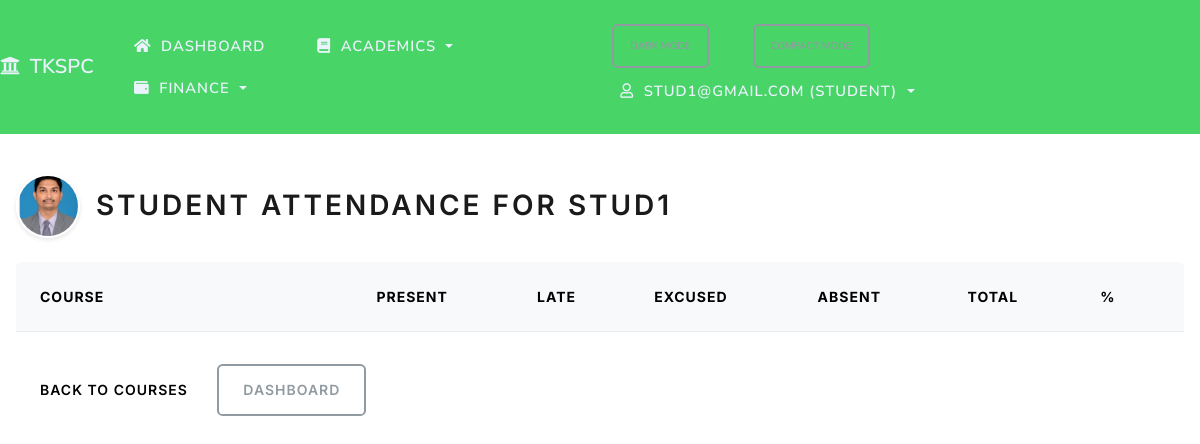
The page /students/1/attendance (signed in) on the database its author committed.
### project/models.py (models this page shows)
class Student(db.Model):
    id = db.Column(db.Integer, primary_key=True)
    name = db.Column(db.String(100), nullable=False)
    email = db.Column(db.String(120), unique=True, nullable=False)
    phone = db.Column(db.String(20), nullable=False)
    registration_number = db.Column(db.String(50), unique=True)
    roll_number = db.Column(db.String(50), unique=True)
    address = db.Column(db.Text)
    date_of_birth = db.Column(db.Date)
    gender = db.Column(db.String(20))
    admission_date = db.Column(db.Date)
    department_id = db.Column(db.Integer, db.ForeignKey('department.id'))
    guardian_name = db.Column(db.String(100))
    guardian_phone = db.Column(db.String(20))
    guardian_email = db.Column(db.String(100))
    status = db.Column(db.String(20), default='active')
    tutor_id = db.Column(db.Integer, db.ForeignKey('teacher.id'))
    nationality = db.Column(db.String(50))
    blood_group = db.Column(db.String(10))
    religion = db.Column(db.String(50))
    community = db.Column(db.String(50))
    sslc_marks = db.Column(db.Integer)
    hsc_marks = db.Column(db.Integer)
    current_year = db.Column(db.Integer)
    semester_id = db.Column(db.Integer, db.ForeignKey('semester.id'))
    section = db.Column(db.String(10))
    father_name = db.Column(db.String(100))
    mother_name = db.Column(db.String(100))
    emergency_contact_name = db.Column(db.String(100))
    emergency_contact_phone = db.Column(db.String(20))
    previous_school = db.Column(db.String(255))
    aadhar_no = db.Column(db.String(20))
    community_cert_no = db.Column(db.String(50))
    annual_income = db.Column(db.Float)
    income_cert_no = db.Column(db.String(50))
    temp_password = db.Column(db.String(100))
    courses = db.relationship('Course', secondary=enrollments, backref='students', lazy=True)
    attendances = db.relationship('Attendance', backref='student', lazy=True, cascade="all, delete-orphan")
    grades = db.relationship('Grade', backref='student', lazy=True, cascade="all, delete-orphan")
    fee_accounts = db.relationship('FeeAccount', backref='student', lazy=True, cascade="all, delete-orphan")
    invoices = db.relationship('Invoice', backref='student', lazy=True, cascade="all, delete-orphan")
    payments = db.relationship('FeePayment', backref='student', lazy=True, cascade="all, delete-orphan")
    parent_links = db.relationship('ParentStudentLink', backref='student', lazy=True, cascade="all, delete-orphan")

### project/routes.py (the view, shortened to what this page needs)
@app.route("/students/<int:student_id>/attendance")
@crud_required('attendance', 'read')
def student_attendance_summary(student_id):
    student = Student.query.get_or_404(student_id)
    data = []
    photo = UserPhoto.query.filter_by(username=student.email).first()
    photo_url = url_for('static', filename=photo.file_path.lstrip('/')) if photo else None
    return render_template('student_attendance_summary.html', student=student, data=data, title='Student Attendance', photo_url=photo_url)

### project/routes.py (called while the page is built)
def crud_required(resource: str, action: str):
    def decorator(fn):
        @wraps(fn)
        def wrapper(*args, **kwargs):
            if not session.get('logged_in'):
                flash('Please log in to access this page.', 'warning')
                return redirect(url_for('login', next=request.path))
            role = session.get('role')
            allowed = CRUD_PERMISSIONS.get(resource, {}).get(action, [])
            if role not in allowed:
                flash('You are not authorized to perform this action.', 'danger')
                return redirect(url_for('index'))
            return fn(*args, **kwargs)
        return wrapper
    return decorator

### project/templates/student_attendance_summary.html (shortened to what this page needs)
{% extends "base.html" %}
{% block content %}
    <div class="d-flex align-items-center mb-4">
        {% if photo_url %}
        <img src="{{ photo_url }}" alt="{{ student.name }} avatar" class="rounded-circle me-3" style="width:64px;height:64px;object-fit:cover;border: 2px solid #fff; box-shadow: 0 2px 4px rgba(0,0,0,0.1);">
        {% else %}
        <div class="rounded-circle bg-secondary text-white d-flex align-items-center justify-content-center me-3" style="width:64px;height:64px;font-size: 24px; font-weight: bold; border: 2px solid #fff; box-shadow: 0 2px 4px rgba(0,0,0,0.1);">
            {{ student.name[0]|upper }}
        </div>
        {% endif %}
        <h2 class="mb-0">{{ title }} for {{ student.name }}</h2>
    </div>
    <div class="table-responsive">
      <table class="table table-striped table-hover">
          <thead>
              <tr>
                  <th style="min-width: 250px;">Course</th>
                  <th style="min-width: 80px;">Present</th>
                  <th style="min-width: 80px;">Late</th>
                  <th style="min-width: 80px;">Excused</th>
                  <th style="min-width: 80px;">Absent</th>
                  <th style="min-width: 80px;">Total</th>
                  <th style="min-width: 80px;">%</th>
              </tr>
          </thead>
      </table>
    </div>
    <div class="mt-3">
      <a href="{{ url_for('student_courses', student_id=student.id) }}" class="btn btn-secondary">Back to Courses</a>
      <a href="{{ url_for('dashboard') }}" class="btn btn-outline-secondary">Dashboard</a>
    </div>
{% endblock %}

### project/static/css/app.css (style rules this page uses)
:root { --bg: #ffffff; --text: #1f2937; --muted: #6b7280; --card-bg: #ffffff; --card-shadow: 0 0.35rem 0.9rem rgba(0,0,0,0.08); --table-header-bg: #f8f9fa; --tkspc-primary: #49d468; --tkspc-secondary: #f39c12; --tkspc-accent: #1abc9c; --link: #0b3a6d; --link-hover: #072a4d; }
body { background-color: var(--bg); color: var(--text); }
a { color: var(--link); }
table.table thead th { background-color: var(--table-header-bg); }
table.table td, table.table th { vertical-align: middle; }
.table-responsive { border-radius: 0.35rem; overflow-x: auto; -webkit-overflow-scrolling: touch; }
.btn { border-radius: 0.35rem; }

### rows shown on the page
Student: name (picture), name "STUD1"

### other values the page prints
{{ session.get('user') }} "STUD1@GMAIL.COM"
{{ session.get('role', 'staff') }} "STUDENT"
{{ title }} "STUDENT ATTENDANCE"
